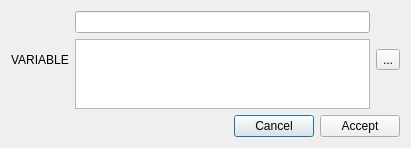
<?xml version="1.0" encoding="UTF-8"?>
<ui version="4.0">
 <class>MakeOptInputDialog</class>
 <widget class="QDialog" name="MakeOptInputDialog">
  <property name="geometry">
   <rect>
    <x>0</x>
    <y>0</y>
    <width>411</width>
    <height>140</height>
   </rect>
  </property>
  <property name="windowTitle">
   <string>Option Value</string>
  </property>
  <property name="windowIcon">
   <iconset resource="EasyPort.qrc">
    <normaloff>:/icons/config.png</normaloff>:/icons/config.png</iconset>
  </property>
  <layout class="QVBoxLayout" name="verticalLayout_2">
   <item>
    <layout class="QHBoxLayout" name="horizontalLayout_2">
     <item>
      <widget class="QLabel" name="label_var">
       <property name="text">
        <string notr="true">VARIABLE</string>
       </property>
      </widget>
     </item>
     <item>
      <layout class="QVBoxLayout" name="verticalLayout">
       <item>
        <widget class="QLineEdit" name="line_val"/>
       </item>
       <item>
        <widget class="QPlainTextEdit" name="text_val"/>
       </item>
      </layout>
     </item>
     <item>
      <widget class="QToolButton" name="tool_help">
       <property name="text">
        <string>...</string>
       </property>
       <property name="icon">
        <iconset resource="EasyPort.qrc">
         <normaloff>:/icons/info.png</normaloff>:/icons/info.png</iconset>
       </property>
       <property name="popupMode">
        <enum>QToolButton::InstantPopup</enum>
       </property>
      </widget>
     </item>
    </layout>
   </item>
   <item>
    <layout class="QHBoxLayout" name="horizontalLayout">
     <item>
      <spacer name="horizontalSpacer">
       <property name="orientation">
        <enum>Qt::Horizontal</enum>
       </property>
       <property name="sizeHint" stdset="0">
        <size>
         <width>40</width>
         <height>20</height>
        </size>
       </property>
      </spacer>
     </item>
     <item>
      <widget class="QPushButton" name="push_cancel">
       <property name="text">
        <string>Cancel</string>
       </property>
       <property name="icon">
        <iconset resource="EasyPort.qrc">
         <normaloff>:/icons/cancel.png</normaloff>:/icons/cancel.png</iconset>
       </property>
      </widget>
     </item>
     <item>
      <widget class="QPushButton" name="push_ok">
       <property name="text">
        <string>Accept</string>
       </property>
       <property name="icon">
        <iconset resource="EasyPort.qrc">
         <normaloff>:/icons/check.png</normaloff>:/icons/check.png</iconset>
       </property>
      </widget>
     </item>
    </layout>
   </item>
  </layout>
 </widget>
 <resources>
  <include location="EasyPort.qrc"/>
 </resources>
 <connections/>
</ui>
